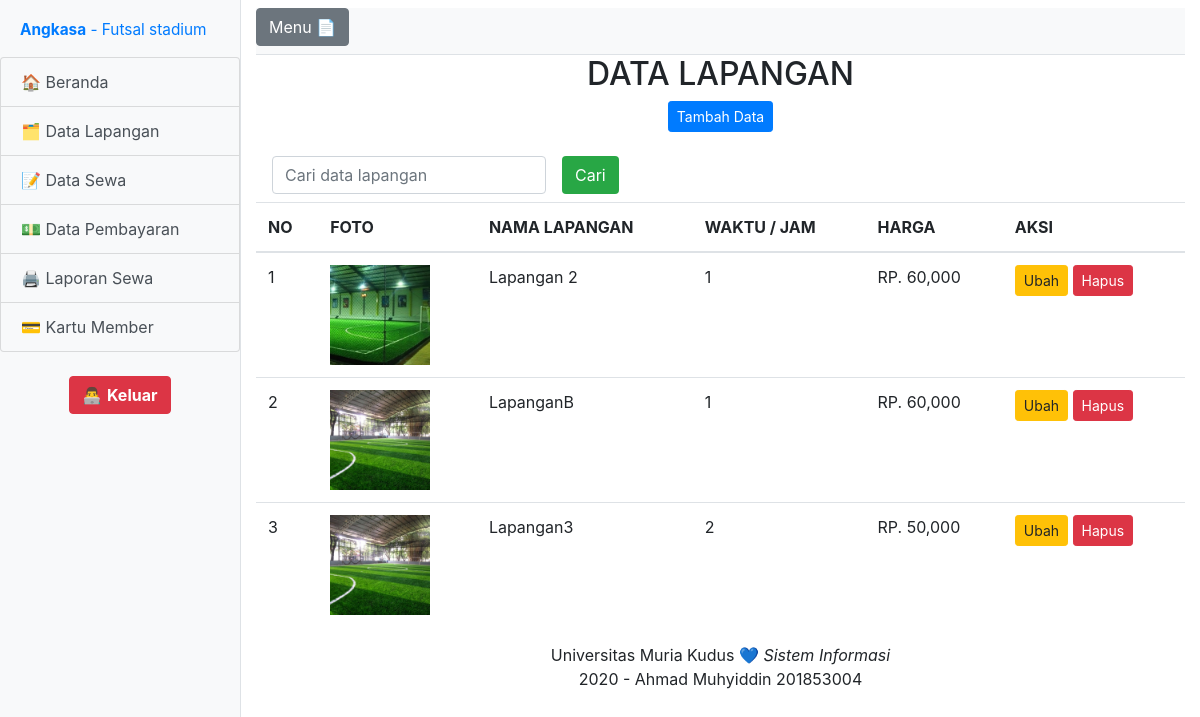
The page /index.php?halaman=lapangan_tampil (signed in) on the database its author committed.
### tables this page shows
CREATE TABLE `tb_lapangan` (
  `id` int(11) NOT NULL,
  `foto` varchar(100) NOT NULL,
  `nama_lapangan` varchar(15) NOT NULL,
  `waktu` int(2) NOT NULL,
  `harga` int(10) NOT NULL
);

### functions.php (called while the page is built, shortened)
<?php
$konek = mysqli_connect("localhost","root","","db_lapangan");
function query($query) {
  global $konek;
  $result = mysqli_query($konek, $query);
  $rows = [];
  while($row = mysqli_fetch_assoc($result)) {
    $rows[] = $row;
  }
  return $rows;
}
?>

### lapangan/lapangan_tampil.php (the view, shortened to what this page needs)
<?php
require 'functions.php';
$lapangan = query("SELECT * FROM tb_lapangan");
?>
<center>
<h2>DATA LAPANGAN</h2>
<a href="?halaman=lapangan_tambah" class="btn btn-primary btn-sm">Tambah Data</a>
</center>
<br>
<form class="form-inline my-2 my-lg-0 row-reverse" method="post">
  <div class="form-group mx-sm-3 mb-2" >
    <input type="text" class="form-control" id="cari" name="txtKeyword" placeholder="Cari data lapangan" autofocus autocomplete="off">
  </div>
  <button type="submit" name="btnCARI" class="btn bg-success text-white mb-2">Cari</button>
</form>
<table class="table table-hover">
  <thead>
    <tr>
    <th>NO</th>
    <th>FOTO</th>
    <th>NAMA LAPANGAN</th>
    <th>WAKTU / JAM</th>
    <th>HARGA</th>
    <th>AKSI</th>
    </tr>
  </thead>
<tbody>
  <tr>
  <?php $i = 1; ?>
  <?php foreach( $lapangan as $row) : ?>
    <td><?= $i; ?></td>
    <td><img src="img/imgserver/<?=$row['foto'];?>"width="100px"></td>
    <td><?=$row['nama_lapangan'];?></td>
    <td><?=$row['waktu'];?></td>
    <td>RP. <?='number_format'($row['harga']);?></td>
    <td>
    <a href="?halaman=lapangan_ubah&id=<?=$row['id'];?>" class="btn btn-warning btn-sm">Ubah</a>
    <a href="?halaman=lapangan_hapus&id=<?=$row['id'];?>" onclick="return confirm('Apakah anda yakin hapus data ini ?')" class="btn btn-danger btn-sm">Hapus</a>
    </td>
  </tr>
  <?php $i++; ?>
  <?php endforeach; ?>
</tbody>
</table>

### index.php (shortened to what this page needs)
<!DOCTYPE html>
<html lang="en">
<head>
  <link href="vendor/bootstrap/css/bootstrap.min.css" rel="stylesheet">
  <link href="css/simple-sidebar.css" rel="stylesheet">
</head>
<body>
  <div class="d-flex" id="wrapper">
    <div class="sidebar bg-light border-right" id="sidebar-wrapper">
    <div class="sidebar-heading"><a href="index.php"><small><b>Angkasa</b> - Futsal stadium</a></div></small>
      <div class="list-group list-group-flush-secondary">
        <a href="?halaman=beranda" class="list-group-item list-group-item-action bg-light">🏠 Beranda</a>
        <a href="?halaman=lapangan_tampil" class="list-group-item list-group-item-action bg-light">🗂 Data Lapangan</a>
        <a href="?halaman=sewa_tambah" class="list-group-item list-group-item-action bg-light">📝 Data Sewa</a>
        <a href="?halaman=pembayaran_tampil" class="list-group-item list-group-item-action bg-light">💵 Data Pembayaran</a>
        <a href="?halaman=laporan_cetak" class="list-group-item list-group-item-action bg-light">🖨 Laporan Sewa</a>
        <a href="?halaman=member_kartu" class="list-group-item list-group-item-action bg-light">💳 Kartu Member</a>
      </div>
      <br>
      <center><a href="logout.php" class="btn btn-danger">👨‍💻 <b>Keluar</b></a></center>
    </div>
    <div class="container">
      <div id="page-content-wrapper">
        <nav class="navbar-lg navbar-light bg-light border-bottom mt-2">
          <button class="btnmenu btn btn-secondary mb-2" id="menu-toggle"> Menu 📄</button>
        </nav>
          <?php
          if(isset($_GET['halaman'])){
            $hal = $_GET['halaman'];
            switch ($hal) {
              case 'lapangan_tampil':
                include "lapangan/lapangan_tampil.php";
              break;
            }
          }else{
            include "lapangan_beranda.php";
          }
          ?>
          <div class="row footer">
            <div class="col text-center">
            <p>  Universitas Muria Kudus 💙 <i>Sistem Informasi</i>
            <br>
            2020 - Ahmad Muhyiddin 201853004</p>
            </div>
          </div>
      </div>
    </div>
  </div>
  <link rel="stylesheet" href="vendor/jquery/jquery-ui.css">
</body>
</html>

### css/simple-sidebar.css (style rules this page uses)
body { overflow-x: hidden; }
#sidebar-wrapper { min-height: 100vh; margin-left: -15rem; -webkit-transition: margin .25s ease-out; -moz-transition: margin .25s ease-out; -o-transition: margin .25s ease-out; transition: margin .25s ease-out; }
#sidebar-wrapper .sidebar-heading { padding: 0.875rem 1.25rem; font-size: 1.2rem; }
#sidebar-wrapper .list-group { width: 15rem; }
#page-content-wrapper { min-width: 100vw; }
@media (min-width: 768px) { #sidebar-wrapper { margin-left: 0; } }
@media (min-width: 768px) { #page-content-wrapper { min-width: 0; width: 100%; } }

### rows shown on the page
tb_lapangan: foto (picture), nama_lapangan "Lapangan 2", waktu "1", harga "60,000"
tb_lapangan: foto (picture), nama_lapangan "LapanganB", waktu "1", harga "60,000"
tb_lapangan: foto (picture), nama_lapangan "Lapangan3", waktu "2", harga "50,000"
